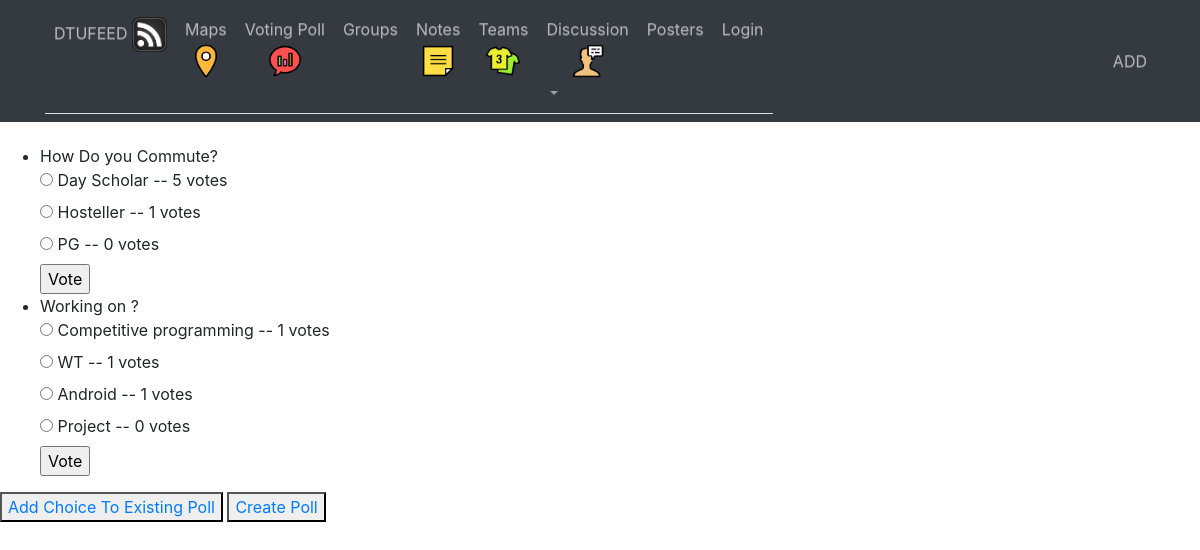
Before: /polls/ with the older database file.
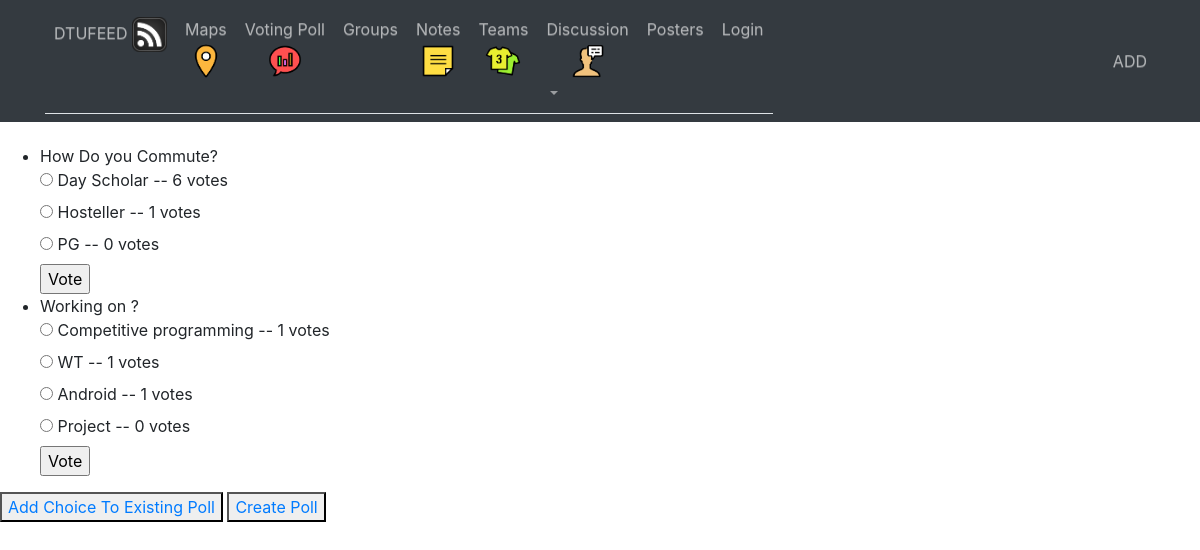
After: the same page with the newer database file.
### polls/models.py (models this page shows, shortened)
class Choice(models.Model):
    question_text = models.ForeignKey(Question,on_delete=models.CASCADE)
    choice_text = models.CharField(max_length=200)
    votes = models.IntegerField(default=0)

### polls/views.py (the view)
class IndexView(generic.ListView):
    template_name = 'polls/index.html'
    context_object_name = 'latest_question_list'
    def get_queryset(self):
        return Question.objects.all#.filter(

### polls/templates/polls/index.html (shortened to what this page needs)
{% extends 'polls/polls_base.html' %}
{% load static %}
{% block content %}
    {% if latest_question_list %}
        <ul>
        {% for question in latest_question_list %}
            <li>{{ question.question_text }}</a></li>
            <form action="{% url 'polls:vote' question.id %}" method="post">
            {% for choice in question.choice_set.all %}
                <input type="radio" name="choice" id="choice{{ forloop.counter }}" value="{{ choice.id }}" />
                <label for="choice{{ forloop.counter }}">{{ choice.choice_text }} -- {{choice.votes}} votes </label><br />
            {% endfor %}
            <input type="submit" value="Vote" />
            </form>
        {% endfor %}
        </ul>
    {% else %}
        <p>No polls are available.</p>
    {% endif %}
    <button type="button" name="button"><a href="{% url 'polls:create_choice' %}">Add Choice To Existing Poll</a></button>
    <button type="button" name="button"><a href="#">Create Poll</a></button>
{% endblock %}

Changed rows visible on the page:
changed Choice "Day Scholar": choice "☐ Day Scholar -- 5 votes" → "☐ Day Scholar -- 6 votes"; votes "5" → "6"
